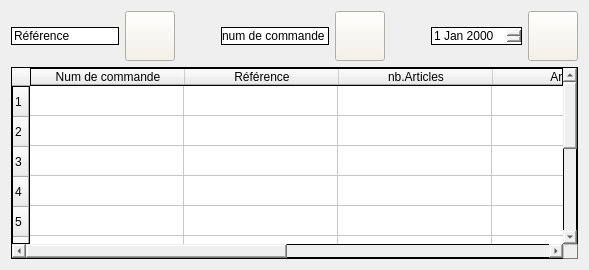
             <widget class="QWidget" name="tab_6">
              <attribute name="title">
               <string>   Rechercher Commande   </string>
              </attribute>
              <layout class="QVBoxLayout" name="verticalLayout_24">
               <item>
                <layout class="QHBoxLayout" name="horizontalLayout_55">
                 <item>
                  <layout class="QHBoxLayout" name="horizontalLayout_34" stretch="0,0">
                   <property name="sizeConstraint">
                    <enum>QLayout::SizeConstraint::SetMaximumSize</enum>
                   </property>
                   <item>
                    <widget class="QLineEdit" name="lineEdit_29">
                     <property name="minimumSize">
                      <size>
                       <width>100</width>
                       <height>0</height>
                      </size>
                     </property>
                     <property name="styleSheet">
                      <string notr="true">color: rgb(0, 0, 0);
border: 1px solid black;
font: 600 10pt &quot;Segoe UI&quot;;</string>
                     </property>
                     <property name="text">
                      <string>Référence</string>
                     </property>
                    </widget>
                   </item>
                   <item>
                    <widget class="QPushButton" name="pushButton_29">
                     <property name="minimumSize">
                      <size>
                       <width>50</width>
                       <height>50</height>
                      </size>
                     </property>
                     <property name="styleSheet">
                      <string notr="true">background-color: rgb(245, 241, 229);</string>
                     </property>
                     <property name="text">
                      <string/>
                     </property>
                     <property name="icon">
                      <iconset resource="icones.qrc">
                       <normaloff>:/icones/icone/serach.png</normaloff>:/icones/icone/serach.png</iconset>
                     </property>
                     <property name="iconSize">
                      <size>
                       <width>30</width>
                       <height>30</height>
                      </size>
                     </property>
                     <property name="checkable">
                      <bool>true</bool>
                     </property>
                     <property name="autoExclusive">
                      <bool>true</bool>
                     </property>
                    </widget>
                   </item>
                  </layout>
                 </item>
                 <item>
                  <spacer name="horizontalSpacer_28">
                   <property name="orientation">
                    <enum>Qt::Orientation::Horizontal</enum>
                   </property>
                   <property name="sizeHint" stdset="0">
                    <size>
                     <width>40</width>
                     <height>20</height>
                    </size>
                   </property>
                  </spacer>
                 </item>
                 <item>
                  <layout class="QHBoxLayout" name="horizontalLayout_53" stretch="0,0">
                   <property name="sizeConstraint">
                    <enum>QLayout::SizeConstraint::SetMaximumSize</enum>
                   </property>
                   <item>
                    <widget class="QLineEdit" name="lineEdit_30">
                     <property name="minimumSize">
                      <size>
                       <width>100</width>
                       <height>0</height>
                      </size>
                     </property>
                     <property name="styleSheet">
                      <string notr="true">color: rgb(0, 0, 0);
border: 1px solid black;
font: 600 10pt &quot;Segoe UI&quot;;</string>
                     </property>
                     <property name="text">
                      <string>num de commande</string>
                     </property>
                    </widget>
                   </item>
                   <item>
                    <widget class="QPushButton" name="pushButton_30">
                     <property name="minimumSize">
                      <size>
                       <width>50</width>
                       <height>50</height>
                      </size>
                     </property>
                     <property name="styleSheet">
                      <string notr="true">background-color: rgb(245, 241, 229);</string>
                     </property>
                     <property name="text">
                      <string/>
                     </property>
                     <property name="icon">
                      <iconset resource="icones.qrc">
                       <normaloff>:/icones/icone/serach.png</normaloff>:/icones/icone/serach.png</iconset>
                     </property>
                     <property name="iconSize">
                      <size>
                       <width>30</width>
                       <height>30</height>
                      </size>
                     </property>
                     <property name="checkable">
                      <bool>true</bool>
                     </property>
                     <property name="autoExclusive">
                      <bool>true</bool>
                     </property>
                    </widget>
                   </item>
                  </layout>
                 </item>
                 <item>
                  <spacer name="horizontalSpacer_29">
                   <property name="orientation">
                    <enum>Qt::Orientation::Horizontal</enum>
                   </property>
                   <property name="sizeHint" stdset="0">
                    <size>
                     <width>40</width>
                     <height>20</height>
                    </size>
                   </property>
                  </spacer>
                 </item>
                 <item>
                  <layout class="QHBoxLayout" name="horizontalLayout_54" stretch="0,0">
                   <property name="sizeConstraint">
                    <enum>QLayout::SizeConstraint::SetMaximumSize</enum>
                   </property>
                   <item>
                    <widget class="QDateEdit" name="dateEdit_6">
                     <property name="sizePolicy">
                      <sizepolicy hsizetype="Expanding" vsizetype="Fixed">
                       <horstretch>0</horstretch>
                       <verstretch>0</verstretch>
                      </sizepolicy>
                     </property>
                     <property name="styleSheet">
                      <string notr="true">color: rgb(0, 0, 0);
border: 1px solid black;
font: 600 10pt &quot;Segoe UI&quot;;</string>
                     </property>
                    </widget>
                   </item>
                   <item>
                    <widget class="QPushButton" name="pushButton_31">
                     <property name="minimumSize">
                      <size>
                       <width>50</width>
                       <height>50</height>
                      </size>
                     </property>
                     <property name="styleSheet">
                      <string notr="true">background-color: rgb(245, 241, 229);</string>
                     </property>
                     <property name="text">
                      <string/>
                     </property>
                     <property name="icon">
                      <iconset resource="icones.qrc">
                       <normaloff>:/icones/icone/serach.png</normaloff>:/icones/icone/serach.png</iconset>
                     </property>
                     <property name="iconSize">
                      <size>
                       <width>30</width>
                       <height>30</height>
                      </size>
                     </property>
                     <property name="checkable">
                      <bool>true</bool>
                     </property>
                     <property name="autoExclusive">
                      <bool>true</bool>
                     </property>
                    </widget>
                   </item>
                  </layout>
                 </item>
                </layout>
               </item>
               <item>
                <widget class="QTableWidget" name="tableWidget_5">
                 <property name="styleSheet">
                  <string notr="true">color: rgb(0, 0, 0);
border: 1px solid black;
font: 600 10pt &quot;Segoe UI&quot;;</string>
                 </property>
                 <property name="rowCount">
                  <number>11</number>
                 </property>
                 <attribute name="horizontalHeaderDefaultSectionSize">
                  <number>154</number>
                 </attribute>
                 <row/>
                 <row/>
                 <row/>
                 <row/>
                 <row/>
                 <row/>
                 <row/>
                 <row/>
                 <row/>
                 <row/>
                 <row/>
                 <column>
                  <property name="text">
                   <string>Num de commande</string>
                  </property>
                 </column>
                 <column>
                  <property name="text">
                   <string>Référence</string>
                  </property>
                 </column>
                 <column>
                  <property name="text">
                   <string>nb.Articles</string>
                  </property>
                 </column>
                 <column>
                  <property name="text">
                   <string>Articles</string>
                  </property>
                 </column>
                 <column>
                  <property name="text">
                   <string>Date de commande</string>
                  </property>
                 </column>
                 <column>
                  <property name="text">
                   <string>Date d'arrivé</string>
                  </property>
                 </column>
                </widget>
               </item>
              </layout>
             </widget>
